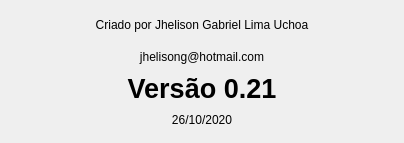
<?xml version="1.0" encoding="UTF-8"?>
<ui version="4.0">
 <class>Dialog</class>
 <widget class="QDialog" name="Dialog">
  <property name="geometry">
   <rect>
    <x>0</x>
    <y>0</y>
    <width>400</width>
    <height>143</height>
   </rect>
  </property>
  <property name="windowTitle">
   <string>Sobre</string>
  </property>
  <layout class="QVBoxLayout" name="verticalLayout_2">
   <item>
    <widget class="QLabel" name="label">
     <property name="text">
      <string>Criado por Jhelison Gabriel Lima Uchoa</string>
     </property>
     <property name="alignment">
      <set>Qt::AlignCenter</set>
     </property>
    </widget>
   </item>
   <item>
    <widget class="QLabel" name="label_2">
     <property name="text">
      <string>jhelisong@hotmail.com</string>
     </property>
     <property name="alignment">
      <set>Qt::AlignCenter</set>
     </property>
    </widget>
   </item>
   <item>
    <widget class="QLabel" name="label_3">
     <property name="minimumSize">
      <size>
       <width>382</width>
       <height>25</height>
      </size>
     </property>
     <property name="maximumSize">
      <size>
       <width>382</width>
       <height>25</height>
      </size>
     </property>
     <property name="font">
      <font>
       <pointsize>20</pointsize>
       <weight>75</weight>
       <bold>true</bold>
      </font>
     </property>
     <property name="text">
      <string>Versão 0.21</string>
     </property>
     <property name="alignment">
      <set>Qt::AlignCenter</set>
     </property>
    </widget>
   </item>
   <item>
    <widget class="QLabel" name="label_4">
     <property name="minimumSize">
      <size>
       <width>382</width>
       <height>25</height>
      </size>
     </property>
     <property name="maximumSize">
      <size>
       <width>382</width>
       <height>25</height>
      </size>
     </property>
     <property name="text">
      <string>26/10/2020</string>
     </property>
     <property name="alignment">
      <set>Qt::AlignCenter</set>
     </property>
    </widget>
   </item>
  </layout>
 </widget>
 <resources/>
 <connections/>
</ui>
